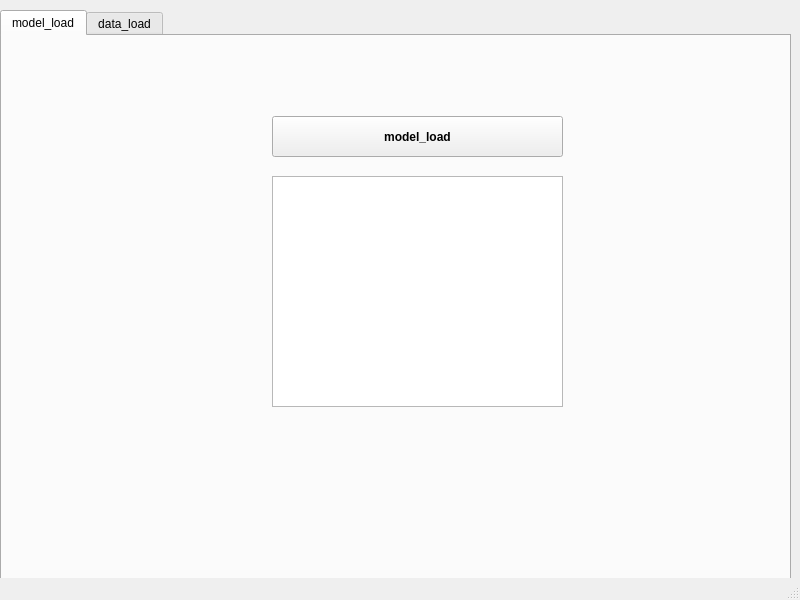
<?xml version="1.0" encoding="UTF-8"?>
<ui version="4.0">
 <class>MainWindow</class>
 <widget class="QMainWindow" name="MainWindow">
  <property name="geometry">
   <rect>
    <x>0</x>
    <y>0</y>
    <width>800</width>
    <height>600</height>
   </rect>
  </property>
  <property name="windowTitle">
   <string>MainWindow</string>
  </property>
  <widget class="QWidget" name="centralwidget">
   <widget class="QTabWidget" name="tabWidget">
    <property name="geometry">
     <rect>
      <x>0</x>
      <y>10</y>
      <width>791</width>
      <height>591</height>
     </rect>
    </property>
    <property name="currentIndex">
     <number>0</number>
    </property>
    <widget class="QWidget" name="tab">
     <attribute name="title">
      <string>model_load</string>
     </attribute>
     <widget class="QTextEdit" name="model_label">
      <property name="geometry">
       <rect>
        <x>270</x>
        <y>140</y>
        <width>291</width>
        <height>231</height>
       </rect>
      </property>
     </widget>
     <widget class="QPushButton" name="model_load_btn">
      <property name="geometry">
       <rect>
        <x>270</x>
        <y>80</y>
        <width>291</width>
        <height>41</height>
       </rect>
      </property>
      <property name="font">
       <font>
        <family>Arial</family>
        <weight>75</weight>
        <bold>true</bold>
       </font>
      </property>
      <property name="mouseTracking">
       <bool>false</bool>
      </property>
      <property name="autoFillBackground">
       <bool>false</bool>
      </property>
      <property name="text">
       <string>model_load</string>
      </property>
     </widget>
    </widget>
    <widget class="QWidget" name="tab_2">
     <attribute name="title">
      <string>data_load</string>
     </attribute>
     <widget class="QPushButton" name="exit_btn">
      <property name="geometry">
       <rect>
        <x>590</x>
        <y>440</y>
        <width>60</width>
        <height>30</height>
       </rect>
      </property>
      <property name="font">
       <font>
        <family>Arial</family>
        <weight>75</weight>
        <italic>true</italic>
        <bold>true</bold>
       </font>
      </property>
      <property name="text">
       <string>실행</string>
      </property>
     </widget>
     <widget class="QTextEdit" name="yLabel">
      <property name="geometry">
       <rect>
        <x>360</x>
        <y>140</y>
        <width>231</width>
        <height>271</height>
       </rect>
      </property>
     </widget>
     <widget class="QTextEdit" name="xLabel">
      <property name="geometry">
       <rect>
        <x>80</x>
        <y>140</y>
        <width>231</width>
        <height>271</height>
       </rect>
      </property>
     </widget>
     <widget class="QPushButton" name="ytest_btn">
      <property name="geometry">
       <rect>
        <x>360</x>
        <y>100</y>
        <width>230</width>
        <height>31</height>
       </rect>
      </property>
      <property name="font">
       <font>
        <family>Arial</family>
        <weight>75</weight>
        <bold>true</bold>
       </font>
      </property>
      <property name="text">
       <string>Y Test</string>
      </property>
     </widget>
     <widget class="QPushButton" name="xtest_btn">
      <property name="enabled">
       <bool>true</bool>
      </property>
      <property name="geometry">
       <rect>
        <x>80</x>
        <y>100</y>
        <width>230</width>
        <height>31</height>
       </rect>
      </property>
      <property name="font">
       <font>
        <family>Arial</family>
        <weight>75</weight>
        <bold>true</bold>
       </font>
      </property>
      <property name="cursor">
       <cursorShape>ArrowCursor</cursorShape>
      </property>
      <property name="mouseTracking">
       <bool>false</bool>
      </property>
      <property name="autoFillBackground">
       <bool>false</bool>
      </property>
      <property name="text">
       <string>X Test</string>
      </property>
     </widget>
    </widget>
   </widget>
  </widget>
  <widget class="QStatusBar" name="statusbar"/>
 </widget>
 <resources/>
 <connections/>
</ui>
